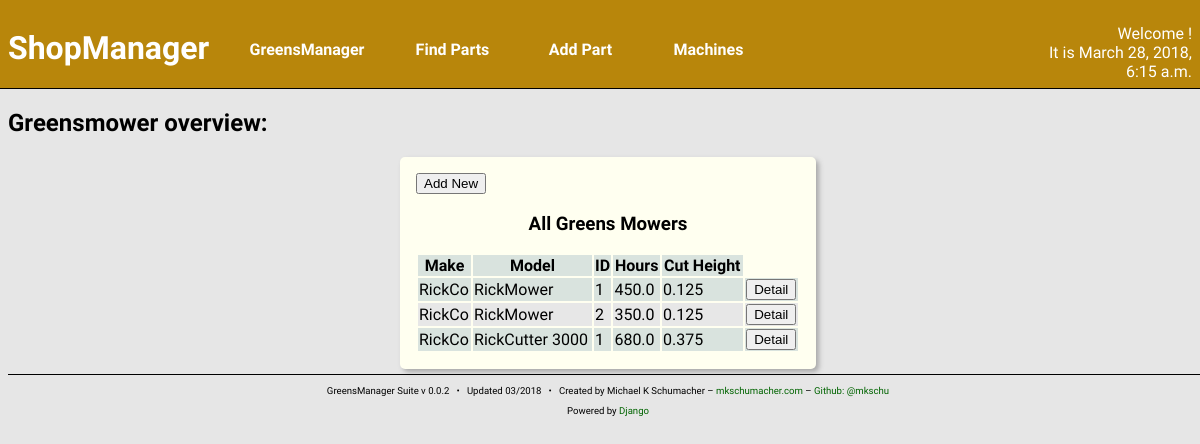
The app's page /shop/greensmow/ with its own data.
### machines/models.py (models this page shows, shortened)
class Mower(Machine):
    cut_height = models.FloatField()

class GreensMower(Mower):
    """
    GreensMower class

    A subclass of Machine->Mower. Tracks machines typically used to
    mow greens.
    """

class Machine(models.Model):
    make = models.CharField(max_length=128)
    model = models.TextField(max_length=256)
    year = models.IntegerField()
    ident_number = models.CharField(max_length=16,
                                    blank = True,
                                    null = True)
    date_purchased = models.DateField()
    hours = models.FloatField()
    in_commission = models.BooleanField(default = True)
    fuel_type = models.ManyToManyField('parts.Fuel',
                                       blank = True,
                                       related_name = '+')
    oil_type = models.ManyToManyField('parts.Oil',
                                      blank = True,
                                      related_name = '+')
    oil_capacity = models.FloatField(blank = True, null = True)
    hyd_oil_type = models.ManyToManyField('parts.Oil',
                                          blank = True,
                                          related_name = '+')
    hyd_oil_capacity = models.FloatField(blank = True, null = True)
    oil_filter = models.ManyToManyField('parts.Filter',
                                        blank = True,
                                        related_name = '+')
    hyd_oil_filter = models.ManyToManyField('parts.Filter',
                                            blank = True,
                                            related_name = '+')
    fuel_filter = models.ManyToManyField('parts.Filter',
                                         blank = True,
                                         related_name = '+')
    created_at = models.DateTimeField(auto_now_add=True)
    updated_at = models.DateTimeField(auto_now=True)

class Mower(Machine):
    cut_height = models.FloatField()

### machines/views.py (the view)
def greensmowIndex(request):
    mowers = GreensMower.objects.all()
    context = {
        'curr_time': curr_time(),
        'mowers': mowers,
    }
    return render(request, 'machines/greensmow_index.html', context)

### machines/views.py (called while the page is built)
def curr_time():
    return now()

### machines/templates/machines/greensmow_index.html
{% include "machines/shophead.html" %}
<h2>Greensmower overview:</h2>
<section class="content-block content-block-full">
    <a href="{% url 'shop:greensmow_new' %}">
        <button>Add New</button>
    </a>
    <h3>All Greens Mowers</h3>
    <table>
        <thead>
            <th>Make</th>
            <th>Model</th>
            <th>ID</th>
            <th>Hours</th>
            <th>Cut Height</th>
        </thead>
        {% for m in mowers %}
        <tr>
            <td>{{ m.make }}</td>
            <td>{{ m.model }}</td>
            <td>{{ m.ident_number }}</td>
            <td>{{ m.hours }}</td>
            <td>{{ m.cut_height }}</td>
            <td class="center-align">
                <a href="{% url 'shop:greensmow_detail' pk=m.pk %}"
                   class="center-align">
                   <button>Detail</button>
                </a>
            </td>
        </tr>
        {% endfor %}
    </table>
</section>
{% include "foot.html" %}

### greensManager/static/styles/main.css (style rules this page uses)
body { background: #e6e6e6; font-family: 'Quattrocento Sans', sans-serif; width: 100vw; overflow: auto; }
a { text-decoration: none; color: darkgreen; }
.content-block { width: 32%; float: left; border-radius: 5px; margin: 5px; padding: 2px; background: ivory; box-shadow: 3px 3px 5px darkgray; height: 37vh; overflow: hidden; }
.content-block h3 { text-align: center; }
.content-block table { width: 100%; }
.content-block tr:nth-child(odd) { background: #d9e3de; }
.content-block tr:nth-child(even) { background: #e7e7e7; }
.content-block-full { margin-left: auto; margin-right: auto; float: none; height: auto; overflow: auto; padding: 1em; }
.content-block-full table { margin: auto; }
.center-align { text-align: center; }

### records on screen
GreensMower: make "RickCo", model "RickMower", ident_number "1", hours "450.0", cut_height "0.125"
GreensMower: make "RickCo", model "RickMower", ident_number "2", hours "350.0", cut_height "0.125"
GreensMower: make "RickCo", model "RickCutter 3000", ident_number "1", hours "680.0", cut_height "0.375"

### other values on screen
{{ curr_time }} "March 28, 2018, 6:15 a.m."
